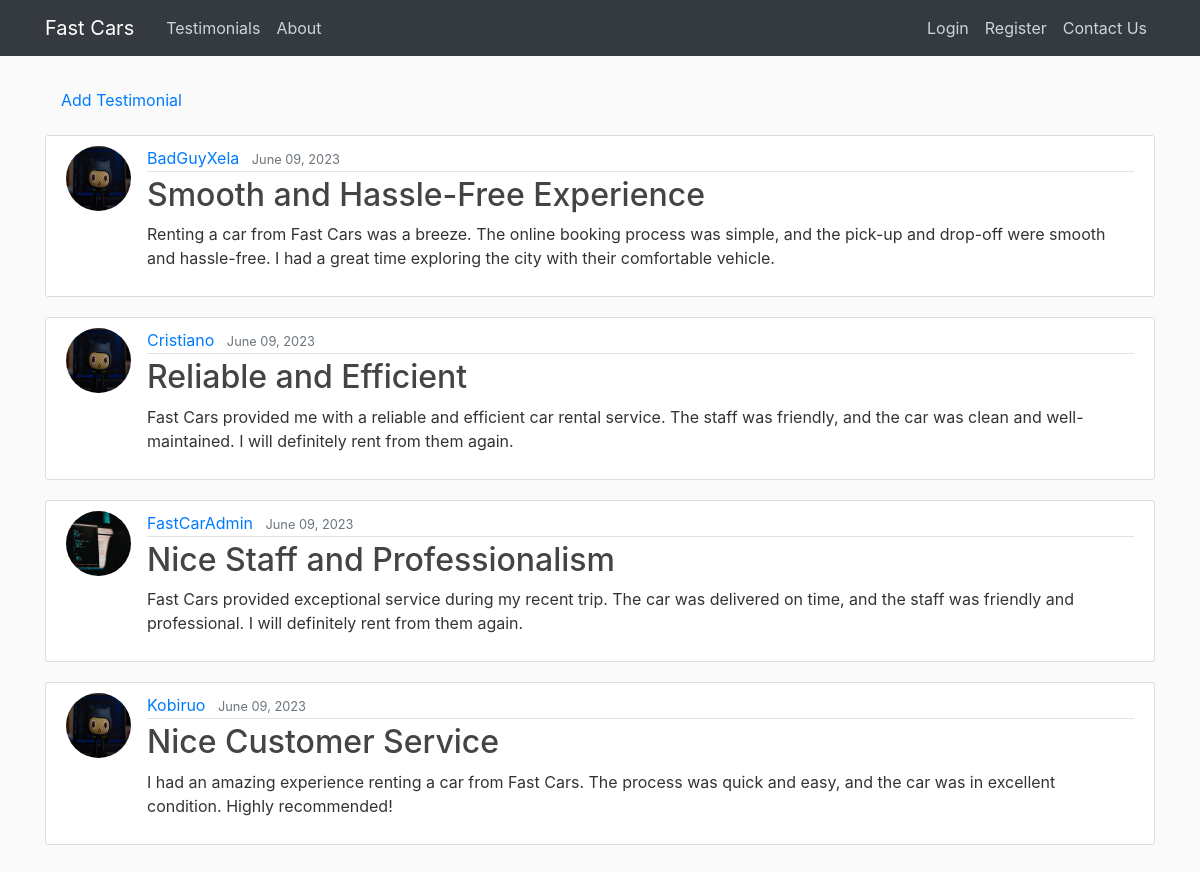
Page /testimonials/ on the committed database.
### fast_cars/models.py (models this page shows, shortened)
class Review(models.Model):
    title = models.CharField(max_length=100)
    content =  models.TextField()
    date_posted = models.DateTimeField(default=timezone.now)
    author = models.ForeignKey(User, on_delete=models.CASCADE)

### users/models.py (models this page shows, shortened)
class Profile(models.Model):
    user = models.OneToOneField(User, on_delete=models.CASCADE)
    image = models.ImageField(default='default.jpg', upload_to='profile_pics')

### fast_cars/views.py (the view)
# urls.py: path('testimonials/', PostListView.as_view(), name='fast-cars-testimonials'),
class PostListView(ListView):
    model = Review
    template_name = 'fast_cars/testimonials.html'
    context_object_name = 'testimonials'
    ordering = ['-date_posted']

### fast_cars/templates/fast_cars/testimonials.html
{% extends "fast_cars/base.html" %}
{% block content %}
<a class="nav-item nav-link" href="{% url 'testimonial-create' %}">Add Testimonial</a>
    {% for testimonial in testimonials %}
    <article class="media content-section">
        <img class="rounded-circle article-img" src="{{ testimonial.author.profile.image.url }}" alt="">
        <div class="media-body">
          <div class="article-metadata">
            <a class="mr-2" href="#">{{ testimonial.author }}</a>
            <small class="text-muted">{{ testimonial.date_posted|date:"F d, Y" }}</small>
          </div>
          <h2><a class="article-title" href="{% url 'testimonial-detail' testimonial.id%}">{{ testimonial.title }}</a></h2>
          <p class="article-content">{{ testimonial.content }}</p>
        </div>
      </article>
    {% endfor %}
{% endblock content %}

### fast_cars/templates/fast_cars/base.html (shortened to what this page needs)
{% load static %}
<!DOCTYPE html>
<html lang="en">
<head>
    <link rel="stylesheet" href="https://cdn.jsdelivr.net/npm/bootstrap@4.0.0/dist/css/bootstrap.min.css">
<link rel="stylesheet" type="text/css" href="{% static 'fast_cars/main.css' %}">
</head>
<body>
    <header class="site-header">
        <nav class="navbar navbar-expand-md navbar-dark bg-dark fixed-top">
          <div class="container">
            <a class="navbar-brand mr-4" href="{% url 'fast-cars-home' %}">Fast Cars</a>
            <div class="collapse navbar-collapse" id="navbarToggle">
              <div class="navbar-nav mr-auto">
                <a class="nav-item nav-link" href="{% url 'fast-cars-testimonials' %}">Testimonials</a>
                <a class="nav-item nav-link" href="{% url 'fast-cars-about' %}">About</a>
              </div>
              <div class="navbar-nav">
                {% if user.is_authenticated %}
                <a class="nav-item nav-link" href="{% url 'booking_history' %}">History</a>
                <a class="nav-item nav-link" href="{% url 'profile' %}">Profile</a>
                <a class="nav-item nav-link" href="{% url 'contact_us' %}">Contact Us</a>
                <a class="nav-item nav-link" href="{% url 'logout' %}">Logout</a>
                {% else %}
                <a class="nav-item nav-link" href="{% url 'login' %}">Login</a>
                <a class="nav-item nav-link" href="{% url 'register' %}">Register</a>
                <a class="nav-item nav-link" href="{% url 'contact_us' %}">Contact Us</a>
                {% endif %}
              </div>
            </div>
          </div>
        </nav>
      </header>
    <div class="container content">
        {% block content %}{% endblock %}
    </div>
</body>
</html>

### fast_cars/static/fast_cars/main.css (style rules this page uses)
body { background: #fafafa; color: #333333; margin-top: 5rem; min-height: 100vh; }
h1, h2, h3, h4, h5, h6 { color: #444444; }
.site-header .navbar-nav .nav-link { color: #cbd5db; }
.content-section { background: #ffffff; padding: 10px 20px; border: 1px solid #dddddd; border-radius: 3px; margin-bottom: 20px; }
.article-title { color: #444444; }
.media { margin-top: 15px; }
.article-content { white-space: pre-line; }
.article-img { height: 65px; width: 65px; margin-right: 16px; }
.article-metadata { padding-bottom: 1px; margin-bottom: 4px; border-bottom: 1px solid #e3e3e3 }
.content { flex: 1; }

### rows in the picture
Review: author.profile.image (placeholder picture), author "BadGuyXela", date_posted "June 09, 2023", title "Smooth and Hassle-Free Experience", content "Renting a car from Fast Cars was a breeze. The online booking process was simple, and the pick-up and drop-off were smooth and hassle-free. I had a great time exploring the city with their comfortable vehicle."
Review: author.profile.image (placeholder picture), author "Cristiano", date_posted "June 09, 2023", title "Reliable and Efficient", content "Fast Cars provided me with a reliable and efficient car rental service. The staff was friendly, and the car was clean and well-maintained. I will definitely rent from them again."
Review: author.profile.image (picture), author "FastCarAdmin", date_posted "June 09, 2023", title "Nice Staff and Professionalism", content "Fast Cars provided exceptional service during my recent trip. The car was delivered on time, and the staff was friendly and professional. I will definitely rent from them again."
Review: author.profile.image (placeholder picture), author "Kobiruo", date_posted "June 09, 2023", title "Nice Customer Service", content "I had an amazing experience renting a car from Fast Cars. The process was quick and easy, and the car was in excellent condition. Highly recommended!"
